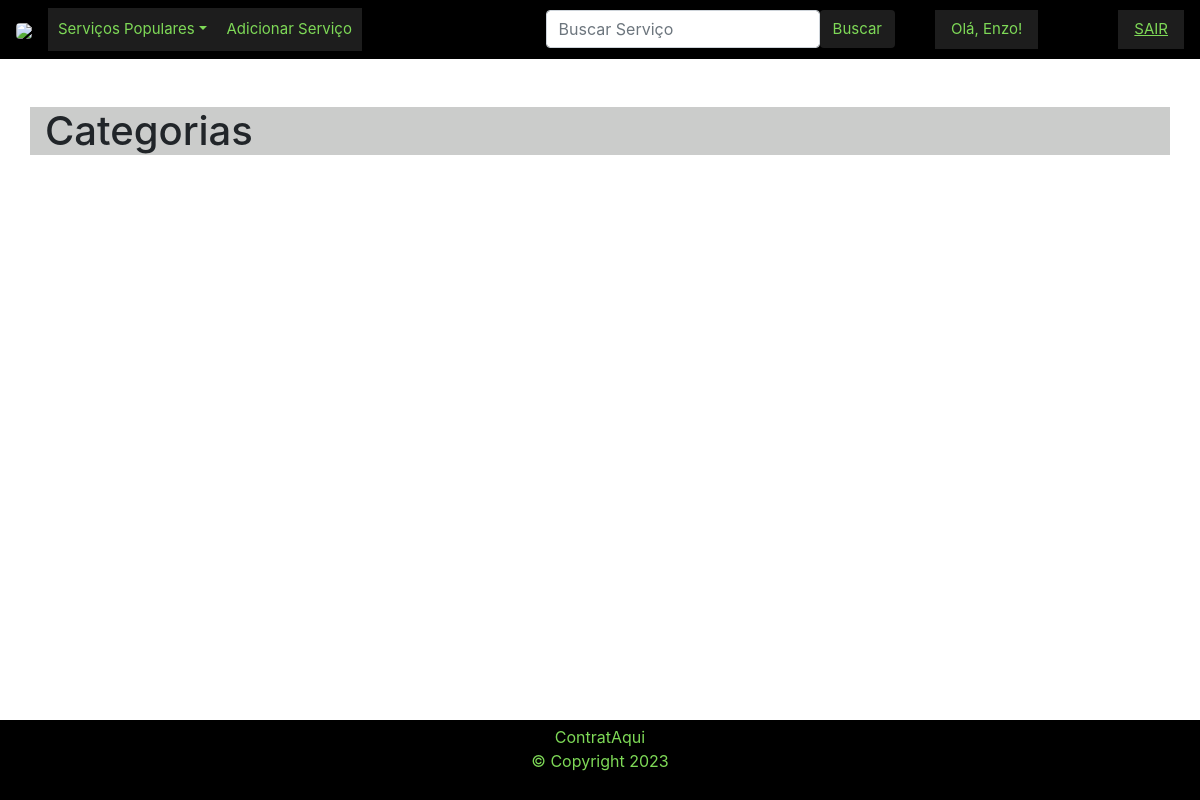
The app's page / (signed in), older data.
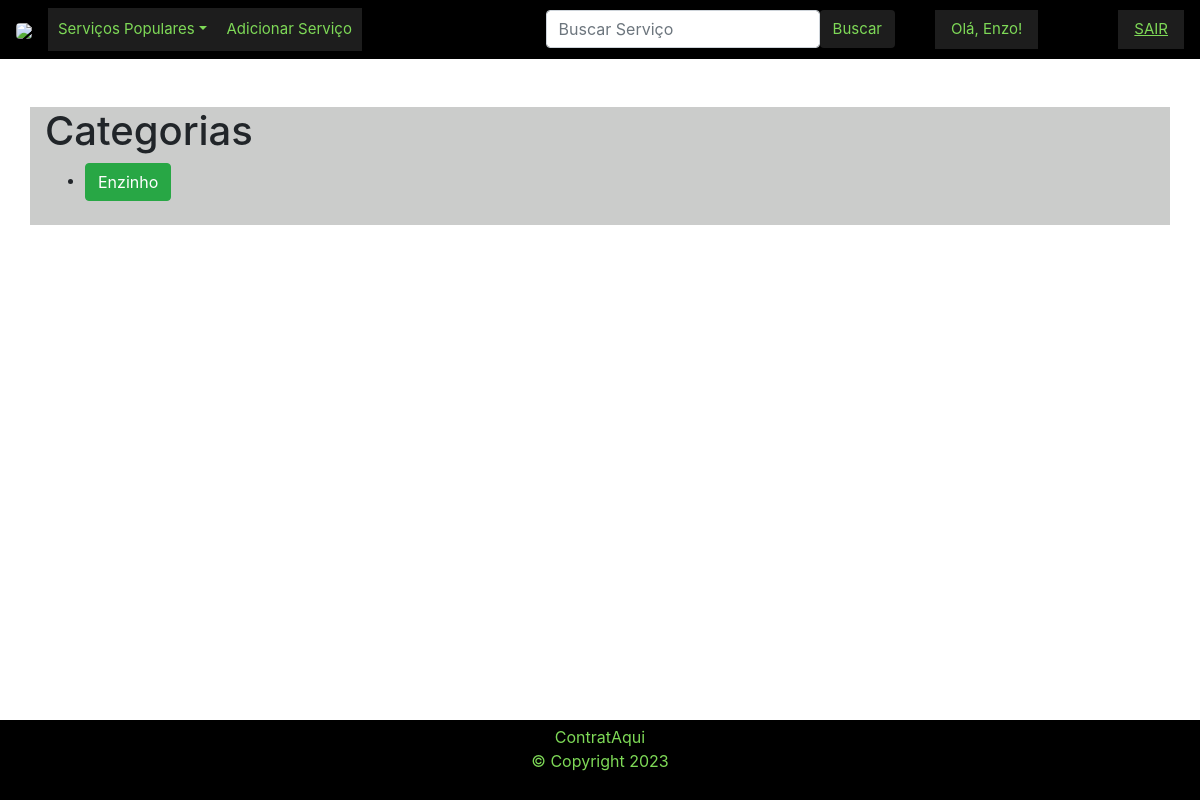
The same page, newer data.
### site_final/models.py (models this page shows, shortened)
class Categoria(models.Model):
    nome = models.CharField(max_length=100)
    slug = models.SlugField(unique=True, blank=True)
    def __str__(self):
        return self.nome

### site_final/views.py (the view)
# urls.py: path('',HomeView.as_view(),name="home"),
class HomeView(ListView):
    template_name = "home.html"
    queryset = Categoria.objects.all()
    context_object_name = 'categorias'
    def get_context_data(self, *args, **kwargs):
        list_types = Categoria.objects.all()
        context = super(HomeView,self).get_context_data( *args, **kwargs)
        context["list_types"] = list_types
        return context

### site_final/context_processors.py (called while the page is built)
def categorias(request):
    categorias = Categoria.objects.all()
    print(categorias)  # Adicione esta linha
    return {'list_types': categorias}

### site_final/templates/home.html (shortened to what this page needs)
<!DOCTYPE html>
<html lang="en">
<head>
</head>
<body>
    {% extends 'base.html' %}
    {% block content %}
        <h1>Categorias</h1>
        <ul>
            {% for categoria in categorias %}
                <li>
                    <a class="btn btn-success" href="{% url 'categoria_detail' categoria.slug %}">{{ categoria.nome }}</a><br><br>
                </li>
            {% endfor %}
        </ul>
    {% endblock %}

Row changes from the older to the newer data that the page shows:
added Categoria: nome "Enzinho"
